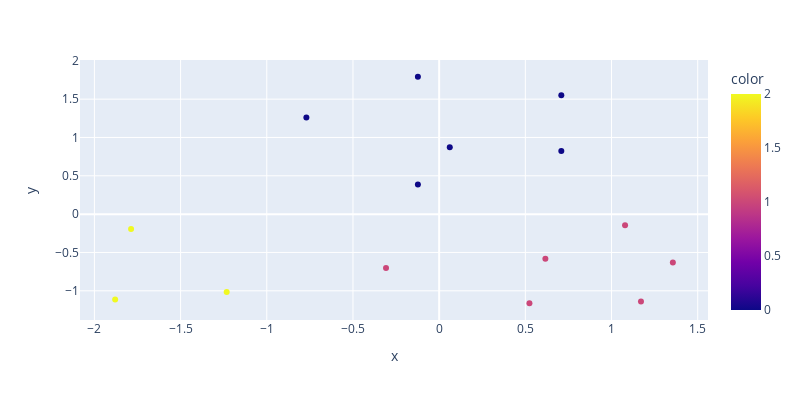

Notebook source saved alongside this figure:
### Code cell


### Figure 1 — Plotly figure (JSON) as saved in the notebook; plotly's stock layout.template omitted (floating-point values rounded to 4 significant figures)
{"data": [{"hovertemplate": "x=%{x}<br>y=%{y}<br>color=%{marker.color}<extra></extra>", "legendgroup": "", "marker": {"color": [2, 2, 2, 1, 1, 1, 1, 1, 1, 0, 0, 0, 0, 0, 0], "coloraxis": "coloraxis", "symbol": "circle"}, "mode": "markers", "name": "", "orientation": "v", "showlegend": false, "type": "scatter", "x": [-1.88, -1.233, -1.787, -0.3081, 0.5238, 1.171, 1.356, 0.6163, 1.078, -0.7703, -0.1233, 0.06163, -0.1233, 0.7087, 0.7087], "xaxis": "x", "y": [-1.114, -1.017, -0.1938, -0.7024, -1.163, -1.138, -0.6297, -0.5813, -0.1453, 1.259, 0.3875, 0.8719, 1.792, 0.8235, 1.55], "yaxis": "y"}], "layout": {"coloraxis": {"colorbar": {"title": {"text": "color"}}, "colorscale": [[0, "#0d0887"], [0.1111, "#46039f"], [0.2222, "#7201a8"], [0.3333, "#9c179e"], [0.4444, "#bd3786"], [0.5556, "#d8576b"], [0.6667, "#ed7953"], [0.7778, "#fb9f3a"], [0.8889, "#fdca26"], [1, "#f0f921"]]}, "height": 400, "legend": {"tracegroupgap": 0}, "margin": {"t": 60}, "width": 800, "xaxis": {"anchor": "y", "domain": [0, 1], "title": {"text": "x"}}, "yaxis": {"anchor": "x", "domain": [0, 1], "title": {"text": "y"}}}}
